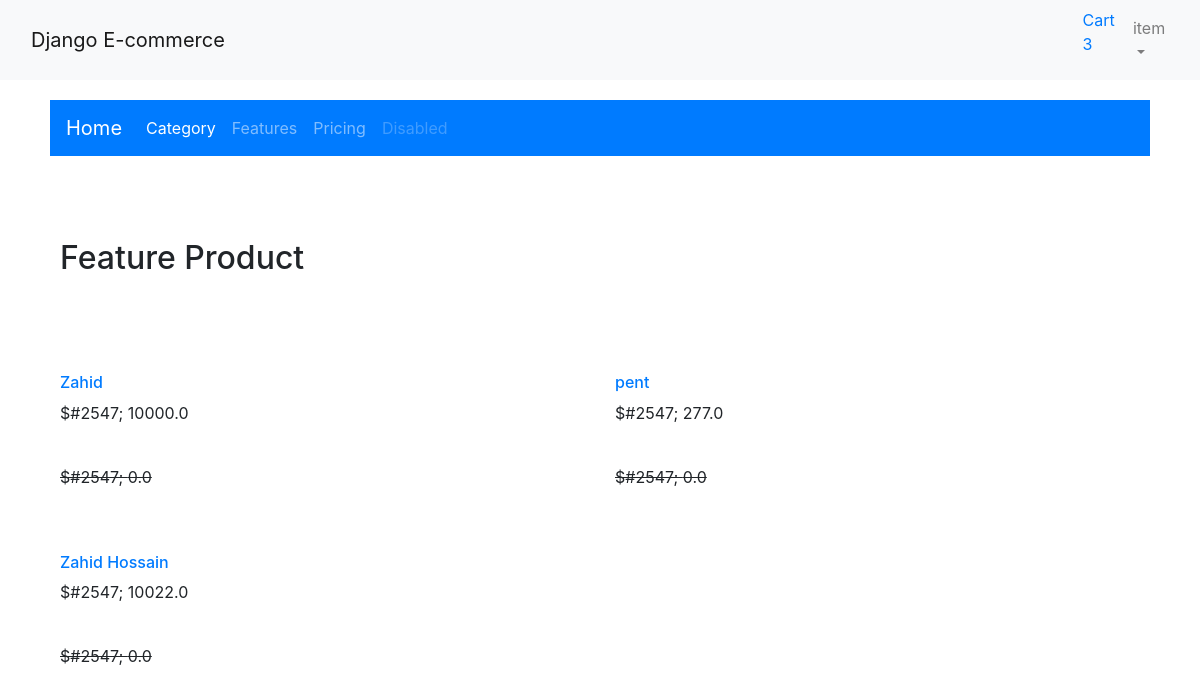
Screenshot of /shop/ (signed in) with the database file from the repository.
### App_login/models.py (models this page shows, shortened)
class Userprofile(AbstractBaseUser, PermissionsMixin):
    email = models.EmailField(unique=True, null=False)
    is_staff = models.BooleanField(
        ugettext_lazy('staff status'),
        default=False,
        help_text=ugettext_lazy('Designates whether the user canlog in this site')
    )
    is_active = models.BooleanField(
        ugettext_lazy('active'),
        default=True,
        help_text = ugettext_lazy('Designates whether the user should be treated as activeunseleted this instend of deleting issue')
    )
    USERNAME_FIELD = 'email'
    objects = MyUserManager()

### App_order/models.py (models this page shows, shortened)
class Order(models.Model):
    orderitems = models.ManyToManyField(Cart)
    user = models.ForeignKey(settings.AUTH_USER_MODEL, on_delete=models.CASCADE)
    ordered= models.BooleanField(default=False)
    created = models.DateTimeField(auto_now_add=True)
    payment = models.CharField(max_length=264, blank=True, null=True)
    orderId = models.CharField(max_length=200, blank=True, null=True)

### App_shop/models.py (models this page shows, shortened)
class Product(models.Model):
    mainimage = models.ImageField(upload_to='Products')
    name = models.CharField(max_length=264)
    category = models.ForeignKey(Category, on_delete=models.CASCADE, related_name='category')
    preview_text = models.TextField(max_length=200, verbose_name='Preview Text')
    detail_text = models.TextField(max_length=1000, verbose_name='description')
    price = models.FloatField()
    old_price = models.FloatField(default=0.00)
    created = models.DateTimeField(auto_now_add=True)
    class Meta:
        ordering = ['-created']

### App_shop/views.py (the view)
# urls.py: path('', views.Home.as_view(), name='home'),
class Home(ListView):
    model = Product
    template_name = 'App_shop/home.html'

### App_order/templatetags/cart_tags.py (called while the page is built)
@register.filter
def cart_total(user):
    order = Order.objects.filter(user=user, ordered=False)
    if order.exists():
        return order[0].orderitems.count()
    else:
        return 0

### templates/App_shop/home.html (shortened to what this page needs)
{% extends 'base.html' %}
{% block body_block %}
<div class="container my-5">
 <h2 class="my-5">Feature Product </h2>
  <div class="row">
    {% for product in object_list %}
    <div class="col-md-6 col-sm-12 col-log-3">
    <figure>
        <div class="info-wrap">
        <br>
        </div>
        <figcaption>
        <br>
        <h6><a href="{% url 'App_shop:product_detail' pk=product.pk %}">{{product.name}}</a></h6>
        <div>
        <p><span>$#2547; {{product.price}} </span></p>
        <br>
        </div>
        <div>
        <p><span><strike>$#2547; {{product.old_price}}</strike></span></p>
        </div>
        </figcaption>
        </figure>
    </div>
{% endfor %}
 </div>
</div>
{% endblock %}

### templates/base.html (shortened to what this page needs)
<!doctype html>
<html lang="en">
  <head>
    <link rel="stylesheet" href="https://maxcdn.bootstrapcdn.com/bootstrap/4.0.0/css/bootstrap.min.css">
  </head>
  <body>
  {% include 'navbar.html' %}
    <div class="container" style="padding:20px">
            <nav class="navbar navbar-expand-lg navbar navbar-dark bg-primary">
        <a class="navbar-brand" href="{% url 'App_shop:home' %}">Home</a>
        <div class="collapse navbar-collapse" id="navbarNav">
            <ul class="navbar-nav">
            <li class="nav-item active">
                <a class="nav-link" href="{% url 'App_shop:category' %}">Category <span class="sr-only">(current)</span></a>
            </li>
            <li class="nav-item">
                <a class="nav-link" href="#">Features</a>
            </li>
            <li class="nav-item">
                <a class="nav-link" href="#">Pricing</a>
            </li>
            <li class="nav-item">
                <a class="nav-link disabled" href="#">Disabled</a>
            </li>
            </ul>
        </div>
        </nav>
    </div>
   <div class="container" style="padding:15px">
   {% block body_block %}
   {% endblock %}
   </div>
  </body>
</html>

### templates/navbar.html (shortened to what this page needs)
{% load cart_tags %}
<nav class="navbar navbar-expand-lg navbar-light bg-light">
  <div class="container">
  <a class="navbar-brand" href="#">Django E-commerce</a>
  </div>
  <div class="collapse navbar-collapse" id="navbarNav">
  <ul class="navbar-nav ml-auto">
  <li class="nav-item">
  <a href="{% url 'App_order:cart' %}">Cart
  {{request.user| cart_total }}
  </a>
  </li>
  <li class="nav-item dropdown">
          <a class="nav-link dropdown-toggle" href="#" id="navbarDropdown" role="button" data-bs-toggle="dropdown" aria-expanded="false">
            item {{request.user.profile.username}}
          </a>
        </li>
  </ul>
  </div>
  </nav>

### rows the page displays
Userprofile: user|cart_total "3"
Product: name "Zahid", price "10000.0", old_price "0.0"
Product: name "pent", price "277.0", old_price "0.0"
Product: name "Zahid Hossain", price "10022.0", old_price "0.0"
